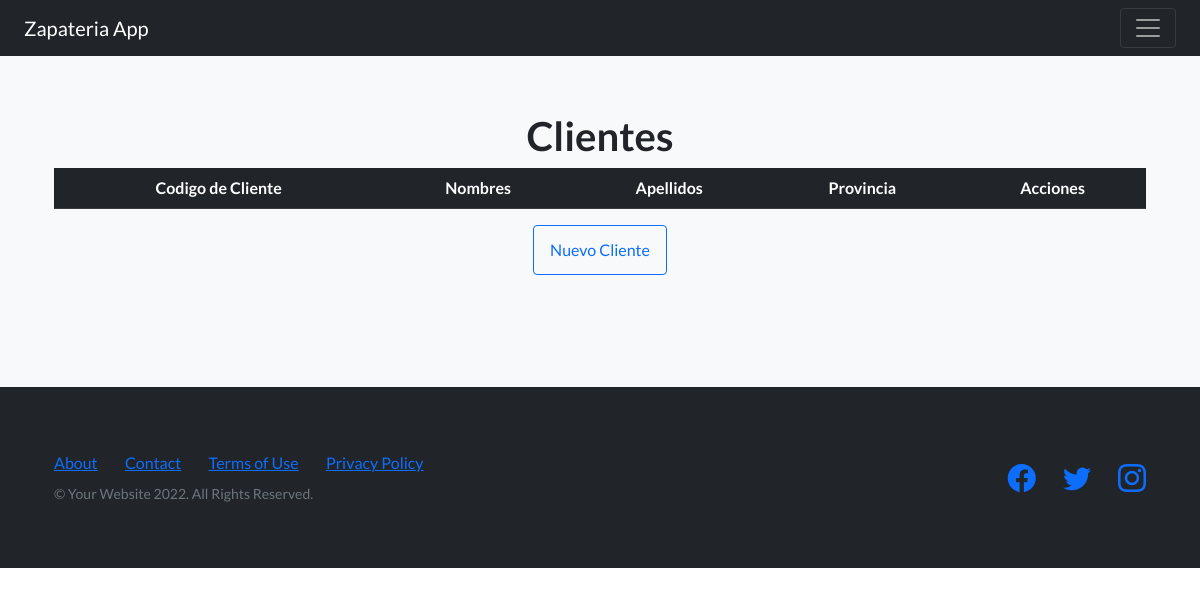
The page /listaClientes/ on the database as committed earlier.
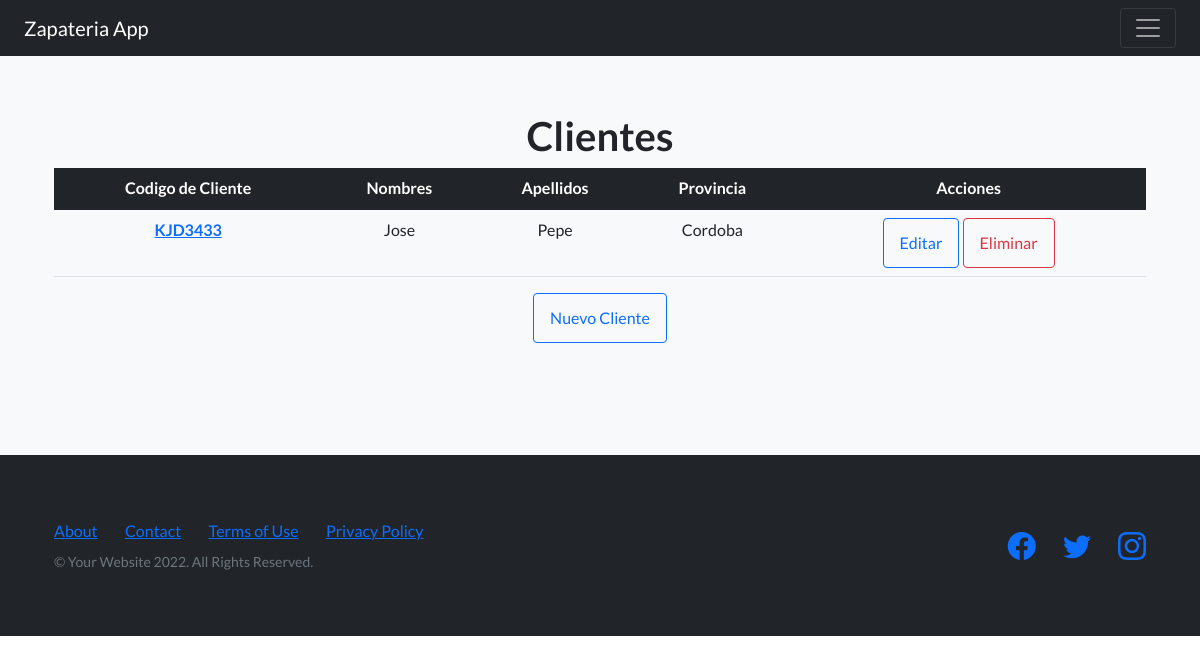
The same page on the database as committed later.
### AppProyectoFinalPython/models.py (models this page shows, shortened)
class Cliente(models.Model):
    CodigoCliente = models.CharField(max_length=8)
    Nombre = models.CharField(max_length=30)
    Apellidos = models.CharField(max_length=30)
    Provincia = models.CharField(max_length=20)
    Localidad = models.CharField(max_length=20)
    Direccion = models.CharField(max_length=30)
    Cuit = models.CharField(max_length=11)

### AppProyectoFinalPython/views.py (the view)
# urls.py: path('listaClientes/', ClienteList.as_view(), name="ListaClientes"),
class ClienteList(ListView):
    model = Cliente
    template_name = './Clientes/cliente_list.html'
    context_object_name = 'Clientes'

### AppProyectoFinalPython/templates/Clientes/cliente_list.html
{% extends 'navBar.html'%}
{% load static %}
{% block blockDinamico %}
<section class="features-icons bg-light text-center">
  <div class="container">
      <h1>Clientes</h1>
      <table class="table">
        <thead class="table-dark">
          <tr>
            <th scope="col">Codigo de Cliente</th>
            <th scope="col">Nombres</th>
            <th scope="col">Apellidos</th>
            <th scope="col">Provincia</th>
            <th scope="col">Acciones</th>
          </tr>
        </thead>
        <tbody>
          {% for cliente in Clientes %}
          <tr>
            <th scope="row">
              <a href="{% url 'DetalleClientes' cliente.id %}">
                {{cliente.CodigoCliente}}
              </a>
            </th>
            <td>{{cliente.Nombre}}</td>
            <td>{{cliente.Apellidos}}</td>
            <td>{{cliente.Provincia}}</td>
            <td>
              <a type="button" class="btn btn-outline-primary" href="{% url 'ActualizaClientes' cliente.id %}">
                Editar
              </a>
              <a type="button" class="btn btn-outline-danger" href="{% url 'EliminaClientes' cliente.id %}">
                Eliminar
              </a>
            </td>
          </tr>
        {% endfor %}
        </tbody>
      </table>
      <a type="button" class="btn btn-outline-primary" href="{% url 'CreaClientes' %}">
        Nuevo Cliente
      </a>
  </div>
</section>
{% endblock blockDinamico %}

Rows that differ between the two databases and show on the page:
added Cliente: CodigoCliente "KJD3433", Nombre "Jose", Apellidos "Pepe", Provincia "Cordoba"
